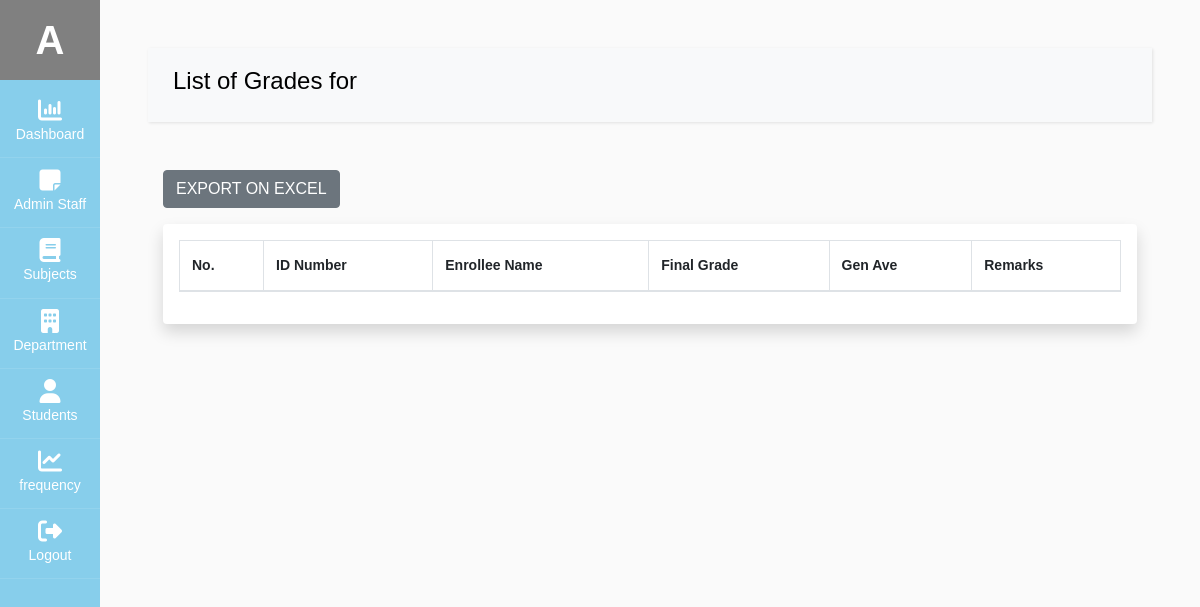
The app's page /admin/view_subject.php?subject_id=398 (signed in), older data.
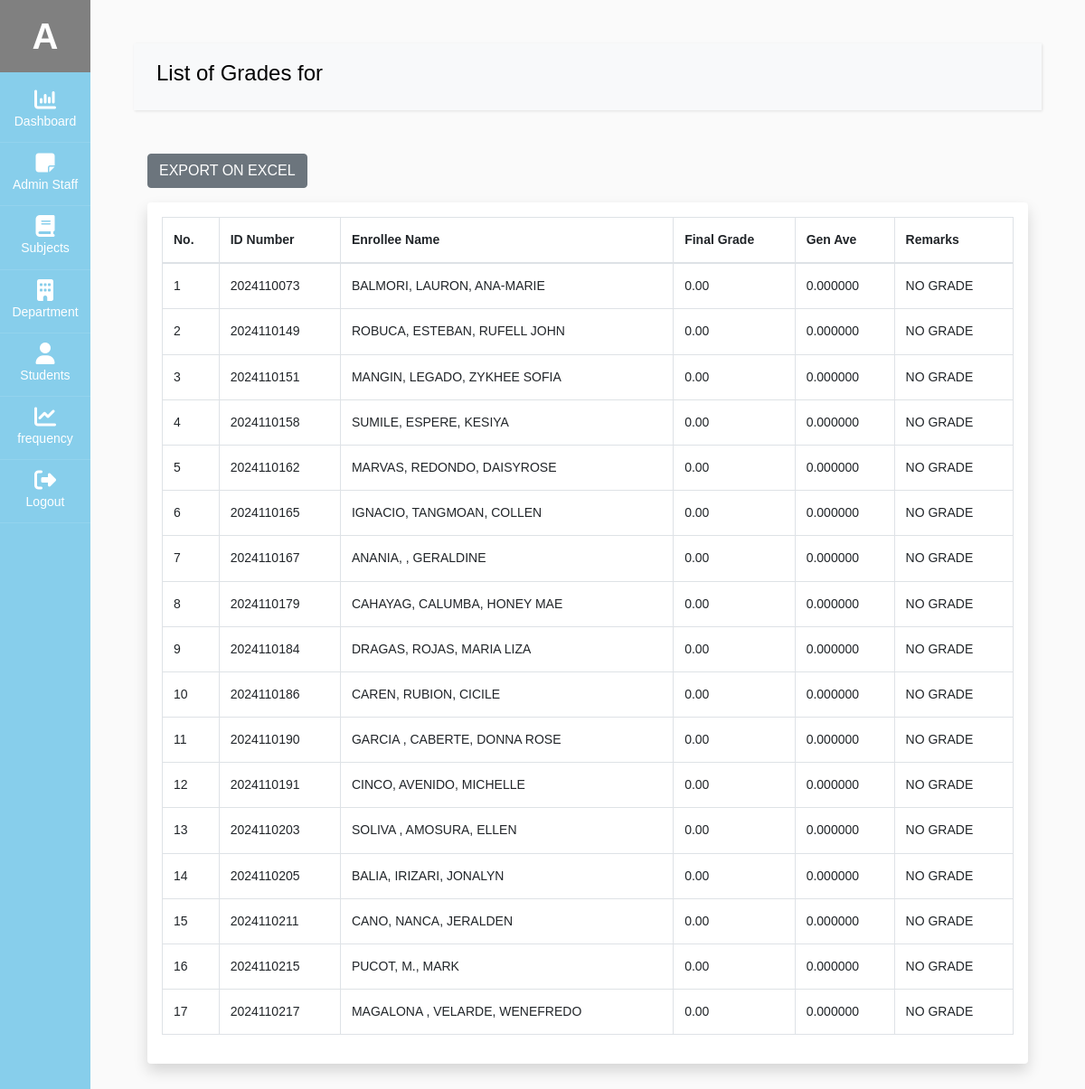
The same page, newer data.
### tables this page shows
CREATE TABLE `student` (
  `stud_id` int(11) NOT NULL,
  `stud_course` text NOT NULL,
  `stud_fname` varchar(60) NOT NULL,
  `stud_mname` varchar(60) DEFAULT NULL,
  `stud_lname` varchar(60) NOT NULL,
  `stud_phone` varchar(60) NOT NULL,
  `stud_bday` date NOT NULL,
  `stud_address` varchar(60) NOT NULL,
  `stud_gender` varchar(60) NOT NULL,
  `stud_year_level` varchar(60) NOT NULL,
  `stud_section` varchar(60) NOT NULL,
  `stud_sem` varchar(60) NOT NULL,
  `stud_academic_status` varchar(60) NOT NULL,
  `stud_school_year` varchar(255) NOT NULL,
  `stud_status` int(11) NOT NULL DEFAULT 1
);

### db/db.php (called while the page is built, shortened)
<?php
class db_connect
{
    public $host = db_host;
    public $user = db_user;
    public $pass = db_pass;
    public $name = db_name;
    public function connect()
    {
        try {
            $this->conn = new mysqli($this->host, $this->user, $this->pass, $this->name);
        } catch (\Throwable $th) {
            header("Location:setup.php");
        }
    }
}

### db/class.php (called while the page is built, shortened)
<?php
include('db.php');
class global_class extends db_connect
{
    public function get_All_studentBasedSubject($subject_id)
    {
        $query = $this->conn->prepare("
            SELECT sub.course_code,ss.ss_stud_id, AVG(ss.ss_final_grade) AS general_average,stud.stud_fname,stud.stud_mname,stud.stud_lname,stud_id,ss_final_grade
            FROM `student_subject` AS ss
            LEFT JOIN subject AS sub ON sub.subject_id = ss.ss_subject_id
            LEFT JOIN student AS stud ON stud.stud_id = ss.ss_stud_id
            WHERE ss.ss_subject_id = ? AND stud.stud_status = '1'
            GROUP BY ss.ss_stud_id;
        ");
        $query->bind_param("i", $subject_id);
        if ($query->execute()) {
            $result = $query->get_result();
            return $result;
        } else {
            return "Execution Error: " . $query->error;
        }
    }
}

### admin/view_subject.php (the view, shortened to what this page needs)
<?php
include('../components/admin-header.php');
$subject_id=$_GET['subject_id'];
$subject_code=$_GET['code'];
?>
<div id="content" class="p-4 p-md-5">
<nav class="navbar navbar-expand-lg navbar-light bg-light" >
  <div class="container-fluid" >
    <h4>List of Grades for <?= $subject_code?></h4>
  </div>
</nav>
<div class="container mt-5">
   <button class="btn btn-secondary mb-3" id="exportExcel">EXPORT ON EXCEL</button>
    <div class="table-responsive shadow p-3 mb-5 bg-white rounded">
    <table id="studentTable" class="table table-bordered">
        <thead>
            <tr>
                <th>No.</th>
                <th>ID Number</th>
                <th>Enrollee Name</th>
                <th>Final Grade</th>
                <th>Gen Ave</th>
                <th>Remarks</th>
            </tr>
        </thead>
        <tbody>
            <?php
                $get_All_student = $admin_db->get_All_studentBasedSubject($subject_id);
                    $count = 1;
                    while ($student = $get_All_student->fetch_array()):
                        $fullname=$student['stud_lname'].", ".$student['stud_mname'].", ".$student['stud_fname'];
                        $general_ave=$student['general_average'];
                        if($general_ave<=0){
                            $remarks="NO GRADE";
                        }else if($general_ave>0 && $general_ave <= 3 ){
                            $remarks="PASSED";
                        }else if($general_ave>0 && $general_ave > 3 ){
                            $remarks="FAILED";
                        }
            ?>
            <tr>
                <td><?=$count?></td>
                <td><?=$student['stud_id']?></td>
                <td><?=strtoupper($fullname)?></td>
                <td><?=$student['ss_final_grade']?></td>
                <td><?=$student['general_average']?></td>
                <td><?=$remarks?></td>
            </tr>
            <?php
                    $count++;
                    endwhile;
            ?>
        </tbody>
    </table>
</div>
</div>
<?php
include('../components/admin-footer.php');
?>

Row changes from the older to the newer data that the page shows:
added student: stud_id "2024110073", fullname "BALMORI, LAURON, ANA-MARIE", ss_final_grade "0.00", general_average "0.000000", remarks "NO GRADE"
added student: stud_id "2024110149", fullname "ROBUCA, ESTEBAN, RUFELL JOHN", ss_final_grade "0.00", general_average "0.000000", remarks "NO GRADE"
added student: stud_id "2024110151", fullname "MANGIN, LEGADO, ZYKHEE SOFIA", ss_final_grade "0.00", general_average "0.000000", remarks "NO GRADE"
added student: stud_id "2024110158", fullname "SUMILE, ESPERE, KESIYA", ss_final_grade "0.00", general_average "0.000000", remarks "NO GRADE"
added student: stud_id "2024110162", fullname "MARVAS, REDONDO, DAISYROSE", ss_final_grade "0.00", general_average "0.000000", remarks "NO GRADE"
added student: stud_id "2024110165", fullname "IGNACIO, TANGMOAN, COLLEN", ss_final_grade "0.00", general_average "0.000000", remarks "NO GRADE"
added student: stud_id "2024110167", fullname "ANANIA, , GERALDINE", ss_final_grade "0.00", general_average "0.000000", remarks "NO GRADE"
added student: stud_id "2024110179", fullname "CAHAYAG, CALUMBA, HONEY MAE", ss_final_grade "0.00", general_average "0.000000", remarks "NO GRADE"
added student: stud_id "2024110184", fullname "DRAGAS, ROJAS, MARIA LIZA", ss_final_grade "0.00", general_average "0.000000", remarks "NO GRADE"
added student: stud_id "2024110186", fullname "CAREN, RUBION, CICILE", ss_final_grade "0.00", general_average "0.000000", remarks "NO GRADE"
added student: stud_id "2024110190", fullname "GARCIA , CABERTE, DONNA ROSE", ss_final_grade "0.00", general_average "0.000000", remarks "NO GRADE"
added student: stud_id "2024110191", fullname "CINCO, AVENIDO, MICHELLE", ss_final_grade "0.00", general_average "0.000000", remarks "NO GRADE"
added student: stud_id "2024110203", fullname "SOLIVA , AMOSURA, ELLEN", ss_final_grade "0.00", general_average "0.000000", remarks "NO GRADE"
added student: stud_id "2024110205", fullname "BALIA, IRIZARI, JONALYN", ss_final_grade "0.00", general_average "0.000000", remarks "NO GRADE"
added student: stud_id "2024110211", fullname "CANO, NANCA, JERALDEN", ss_final_grade "0.00", general_average "0.000000", remarks "NO GRADE"
added student: stud_id "2024110215", fullname "PUCOT, M., MARK", ss_final_grade "0.00", general_average "0.000000", remarks "NO GRADE"
added student: stud_id "2024110217", fullname "MAGALONA , VELARDE, WENEFREDO", ss_final_grade "0.00", general_average "0.000000", remarks "NO GRADE"
